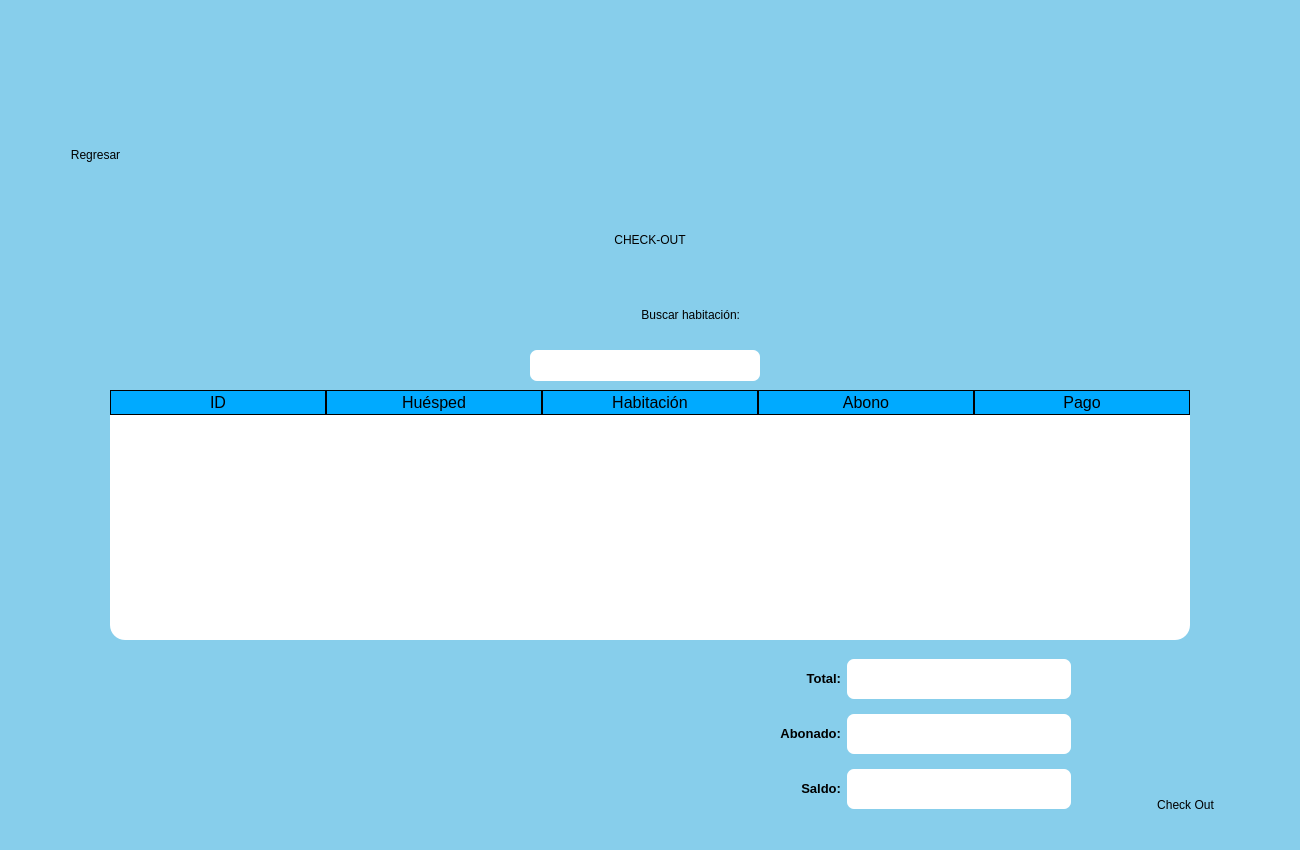
<?xml version="1.0" encoding="UTF-8"?>
<ui version="4.0">
 <class>Dialog</class>
 <widget class="QDialog" name="Dialog">
  <property name="enabled">
   <bool>true</bool>
  </property>
  <property name="geometry">
   <rect>
    <x>0</x>
    <y>0</y>
    <width>1300</width>
    <height>850</height>
   </rect>
  </property>
  <property name="minimumSize">
   <size>
    <width>1300</width>
    <height>850</height>
   </size>
  </property>
  <property name="maximumSize">
   <size>
    <width>1300</width>
    <height>850</height>
   </size>
  </property>
  <property name="windowTitle">
   <string>Hotel Portales Plaza</string>
  </property>
  <property name="windowIcon">
   <iconset>
    <normaloff>../../Imagenes/Logo Hotel.png</normaloff>../../Imagenes/Logo Hotel.png</iconset>
  </property>
  <widget class="QWidget" name="widget" native="true">
   <property name="enabled">
    <bool>true</bool>
   </property>
   <property name="geometry">
    <rect>
     <x>0</x>
     <y>0</y>
     <width>1300</width>
     <height>850</height>
    </rect>
   </property>
   <property name="minimumSize">
    <size>
     <width>1300</width>
     <height>850</height>
    </size>
   </property>
   <property name="maximumSize">
    <size>
     <width>1300</width>
     <height>850</height>
    </size>
   </property>
   <property name="styleSheet">
    <string notr="true">background-color: rgb(135, 206, 235)</string>
   </property>
   <widget class="QPushButton" name="btn_regresar">
    <property name="geometry">
     <rect>
      <x>20</x>
      <y>10</y>
      <width>152</width>
      <height>128</height>
     </rect>
    </property>
    <property name="cursor">
     <cursorShape>PointingHandCursor</cursorShape>
    </property>
    <property name="styleSheet">
     <string notr="true">QPushButton{
	border-radius: 10px;	
	background: rgba(0,0,0,0);
}

QPushButton:hover{
	border-radius: 10px;
	background-color: rgb(194, 0, 0);
}</string>
    </property>
    <property name="text">
     <string/>
    </property>
    <property name="icon">
     <iconset>
      <normaloff>../../Imagenes/Regresar.png</normaloff>../../Imagenes/Regresar.png</iconset>
    </property>
    <property name="iconSize">
     <size>
      <width>120</width>
      <height>120</height>
     </size>
    </property>
   </widget>
   <widget class="QPushButton" name="btn_checkout">
    <property name="geometry">
     <rect>
      <x>1110</x>
      <y>650</y>
      <width>152</width>
      <height>128</height>
     </rect>
    </property>
    <property name="cursor">
     <cursorShape>PointingHandCursor</cursorShape>
    </property>
    <property name="styleSheet">
     <string notr="true">QPushButton{
	border-radius: 10px;	
	background: rgba(0,0,0,0);
}

QPushButton:hover{
	border-radius: 10px;
	background-color: rgb(194, 0, 0);
}</string>
    </property>
    <property name="text">
     <string/>
    </property>
    <property name="icon">
     <iconset>
      <normaloff>../../Imagenes/check-out.png</normaloff>../../Imagenes/check-out.png</iconset>
    </property>
    <property name="iconSize">
     <size>
      <width>100</width>
      <height>100</height>
     </size>
    </property>
   </widget>
   <widget class="QLabel" name="label_regresar">
    <property name="geometry">
     <rect>
      <x>35</x>
      <y>140</y>
      <width>121</width>
      <height>31</height>
     </rect>
    </property>
    <property name="styleSheet">
     <string notr="true">font: 75 12pt &quot;Tahoma&quot;;</string>
    </property>
    <property name="text">
     <string>&lt;html&gt;&lt;head/&gt;&lt;body&gt;&lt;p align=&quot;center&quot;&gt;Regresar&lt;/p&gt;&lt;/body&gt;&lt;/html&gt;</string>
    </property>
   </widget>
   <widget class="QLabel" name="label_checkout">
    <property name="geometry">
     <rect>
      <x>1100</x>
      <y>790</y>
      <width>171</width>
      <height>31</height>
     </rect>
    </property>
    <property name="styleSheet">
     <string notr="true">font: 75 12pt &quot;Tahoma&quot;;</string>
    </property>
    <property name="text">
     <string>&lt;html&gt;&lt;head/&gt;&lt;body&gt;&lt;p align=&quot;center&quot;&gt;Check Out&lt;/p&gt;&lt;/body&gt;&lt;/html&gt;</string>
    </property>
   </widget>
   <widget class="QLabel" name="label_nombres">
    <property name="geometry">
     <rect>
      <x>550</x>
      <y>300</y>
      <width>190</width>
      <height>31</height>
     </rect>
    </property>
    <property name="styleSheet">
     <string notr="true">font: 75 14pt &quot;MS Shell Dlg 2&quot;;</string>
    </property>
    <property name="text">
     <string>&lt;html&gt;&lt;head/&gt;&lt;body&gt;&lt;p align=&quot;right&quot;&gt;Buscar habitación:&lt;/p&gt;&lt;/body&gt;&lt;/html&gt;</string>
    </property>
   </widget>
   <widget class="QLineEdit" name="line_habitacion">
    <property name="geometry">
     <rect>
      <x>530</x>
      <y>350</y>
      <width>230</width>
      <height>31</height>
     </rect>
    </property>
    <property name="styleSheet">
     <string notr="true">border-radius:7px;
background-color: rgb(255, 255, 255);
font: 14pt &quot;MS Shell Dlg 2&quot;;</string>
    </property>
    <property name="text">
     <string/>
    </property>
    <property name="alignment">
     <set>Qt::AlignCenter</set>
    </property>
   </widget>
   <widget class="QTableWidget" name="table_checkout">
    <property name="geometry">
     <rect>
      <x>110</x>
      <y>390</y>
      <width>1080</width>
      <height>250</height>
     </rect>
    </property>
    <property name="minimumSize">
     <size>
      <width>1080</width>
      <height>250</height>
     </size>
    </property>
    <property name="maximumSize">
     <size>
      <width>1080</width>
      <height>250</height>
     </size>
    </property>
    <property name="styleSheet">
     <string notr="true">QTableWidget{
	background-color: rgb(255, 255, 255);
	color: rgb(0,0,0);
	gridline-color: rgb(0, 0, 0);
	font-size:12pt;
	color: #000000;
	border-radius: 15px;
}

QHeaderView::section{
	background-color: rgb(0, 170, 255);
	border: 1px solid rgb(0, 0, 0);
	font-size: 12pt;
}

QTableWidget QtableCornerButton::section{
	background-color: rgb(0, 0, 0);
	border: 1px solid rgb(0,206,151);
}</string>
    </property>
    <attribute name="horizontalHeaderDefaultSectionSize">
     <number>216</number>
    </attribute>
    <column>
     <property name="text">
      <string>ID</string>
     </property>
    </column>
    <column>
     <property name="text">
      <string>Huésped</string>
     </property>
    </column>
    <column>
     <property name="text">
      <string>Habitación</string>
     </property>
    </column>
    <column>
     <property name="text">
      <string>Abono</string>
     </property>
    </column>
    <column>
     <property name="text">
      <string>Pago</string>
     </property>
    </column>
   </widget>
   <widget class="QWidget" name="layoutWidget_2">
    <property name="geometry">
     <rect>
      <x>780</x>
      <y>650</y>
      <width>291</width>
      <height>171</height>
     </rect>
    </property>
    <layout class="QGridLayout" name="gridLayout_2">
     <item row="2" column="1">
      <widget class="QTextEdit" name="textEdit_3">
       <property name="maximumSize">
        <size>
         <width>16777215</width>
         <height>40</height>
        </size>
       </property>
       <property name="styleSheet">
        <string notr="true">border-radius:7px;
background-color: rgb(255, 255, 255);
font: 14pt &quot;MS Shell Dlg 2&quot;;</string>
       </property>
      </widget>
     </item>
     <item row="1" column="1">
      <widget class="QTextEdit" name="textEdit_2">
       <property name="minimumSize">
        <size>
         <width>0</width>
         <height>40</height>
        </size>
       </property>
       <property name="maximumSize">
        <size>
         <width>16777215</width>
         <height>40</height>
        </size>
       </property>
       <property name="styleSheet">
        <string notr="true">border-radius:7px;
background-color: rgb(255, 255, 255);
font: 14pt &quot;MS Shell Dlg 2&quot;;</string>
       </property>
      </widget>
     </item>
     <item row="2" column="0">
      <widget class="QLabel" name="label_saldo">
       <property name="text">
        <string>&lt;html&gt;&lt;head/&gt;&lt;body&gt;&lt;p align=&quot;right&quot;&gt;&lt;span style=&quot; font-size:10pt; font-weight:600;&quot;&gt;Saldo:&lt;/span&gt;&lt;/p&gt;&lt;/body&gt;&lt;/html&gt;</string>
       </property>
      </widget>
     </item>
     <item row="1" column="0">
      <widget class="QLabel" name="label_abonado">
       <property name="text">
        <string>&lt;html&gt;&lt;head/&gt;&lt;body&gt;&lt;p align=&quot;right&quot;&gt;&lt;span style=&quot; font-size:10pt; font-weight:600;&quot;&gt;Abonado:&lt;/span&gt;&lt;/p&gt;&lt;/body&gt;&lt;/html&gt;</string>
       </property>
      </widget>
     </item>
     <item row="0" column="0">
      <widget class="QLabel" name="label_total">
       <property name="text">
        <string>&lt;html&gt;&lt;head/&gt;&lt;body&gt;&lt;p align=&quot;right&quot;&gt;&lt;span style=&quot; font-size:10pt; font-weight:600;&quot;&gt;Total:&lt;/span&gt;&lt;/p&gt;&lt;/body&gt;&lt;/html&gt;</string>
       </property>
      </widget>
     </item>
     <item row="0" column="1">
      <widget class="QTextEdit" name="textEdit">
       <property name="enabled">
        <bool>true</bool>
       </property>
       <property name="sizePolicy">
        <sizepolicy hsizetype="Minimum" vsizetype="Expanding">
         <horstretch>0</horstretch>
         <verstretch>0</verstretch>
        </sizepolicy>
       </property>
       <property name="minimumSize">
        <size>
         <width>20</width>
         <height>0</height>
        </size>
       </property>
       <property name="maximumSize">
        <size>
         <width>16777215</width>
         <height>40</height>
        </size>
       </property>
       <property name="focusPolicy">
        <enum>Qt::WheelFocus</enum>
       </property>
       <property name="layoutDirection">
        <enum>Qt::LeftToRight</enum>
       </property>
       <property name="styleSheet">
        <string notr="true">border-radius:7px;
background-color: rgb(255, 255, 255);
font: 14pt &quot;MS Shell Dlg 2&quot;;</string>
       </property>
       <property name="lineWrapMode">
        <enum>QTextEdit::FixedColumnWidth</enum>
       </property>
      </widget>
     </item>
    </layout>
   </widget>
   <widget class="QLabel" name="label_checkout_titulo">
    <property name="geometry">
     <rect>
      <x>530</x>
      <y>210</y>
      <width>240</width>
      <height>60</height>
     </rect>
    </property>
    <property name="styleSheet">
     <string notr="true">font: 25 26pt &quot;Segoe UI Light&quot;;</string>
    </property>
    <property name="text">
     <string>&lt;html&gt;&lt;head/&gt;&lt;body&gt;&lt;p align=&quot;center&quot;&gt;CHECK-OUT&lt;/p&gt;&lt;/body&gt;&lt;/html&gt;</string>
    </property>
   </widget>
   <widget class="QLabel" name="label">
    <property name="geometry">
     <rect>
      <x>490</x>
      <y>20</y>
      <width>310</width>
      <height>170</height>
     </rect>
    </property>
    <property name="styleSheet">
     <string notr="true"/>
    </property>
    <property name="text">
     <string/>
    </property>
    <property name="pixmap">
     <pixmap>Logo Hotel.png</pixmap>
    </property>
   </widget>
  </widget>
 </widget>
 <resources/>
 <connections/>
</ui>
